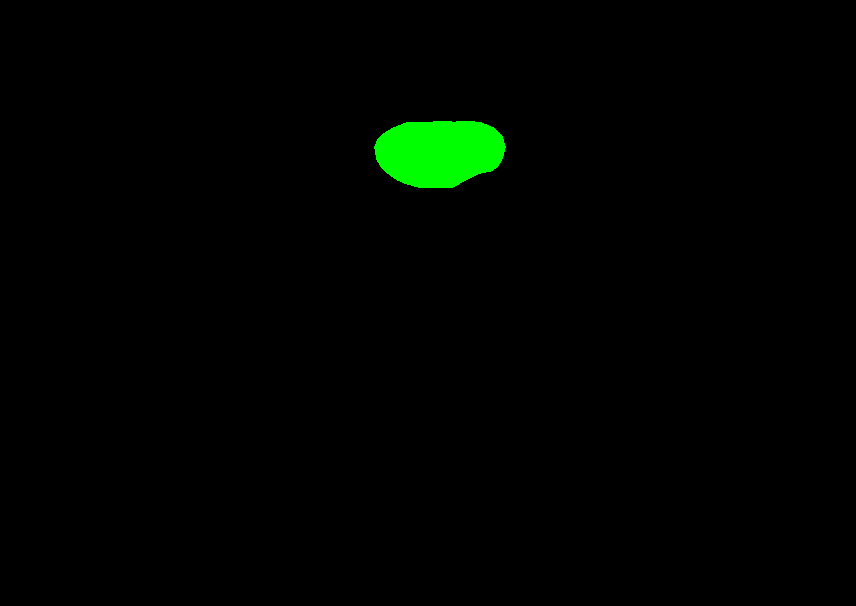
#> input picture privacy_styled_test_gradient_based/benign/mask/styled_benign ALWI_002.png, 856 x 606 px, found by its file name
$ python test_mask_processing.py
#> lines starting #> are read from the running program, lines starting #| are printed output that depends on the picture; after the words box and inside, x2 and y2 are one past the last pixel; in counts of white or black regions, pixels touching at a corner belong together
import os
import cv2
import numpy as np
from PIL import Image

def test_mask_conversion():
    """Test if green vs white masks produce different results after PIL conversion"""

    print('=== TESTING MASK PROCESSING PIPELINE ===')

    # Test with CycleGAN green mask
    cyclegan_mask_path = 'dataset/BioMedicalDataset/BUSI-Combined/benign/masks/style_ALWI_000.png'
    if os.path.exists(cyclegan_mask_path):
        print('🟢 Testing GREEN mask (CycleGAN):')

        # Load as PIL and convert to grayscale (like dataset does)
        mask_pil = Image.open(cyclegan_mask_path).convert('L')
        mask_array = np.array(mask_pil)

        print(f'   Original RGB: (0,255,0) for tumor, (0,0,0) for background')
        print(f'   After convert("L"): unique values = {np.unique(mask_array)}')
        print(f'   Shape: {mask_array.shape}')
        print(f'   After >=0.5 threshold: {np.unique((mask_array >= 127.5).astype(int))}')
        print()

    # Test with CCST white mask
    ccst_mask_path = 'dataset/BioMedicalDataset/BUS-UCLM-Privacy-Styled/benign/mask/styled_benign ALWI_002.png'
    if os.path.exists(ccst_mask_path):
        print('⚪ Testing WHITE mask (CCST):')

        # Load as PIL and convert to grayscale (like dataset does)
        mask_pil = Image.open(ccst_mask_path).convert('L')
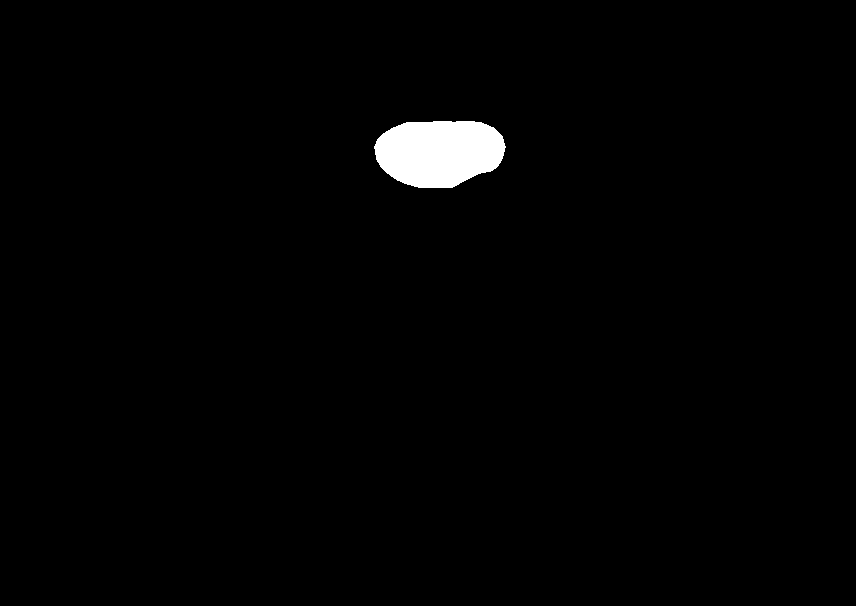
#> mask_pil: PIL image 856x606 L; values 0 (black) and 150 (white), 1.4% white; 1 white region, box (x1, y1, x2, y2) and area: (374, 121, 506, 188) 7056
        mask_array = np.array(mask_pil)

        print(f'   Original RGB: (255,255,255) for tumor, (0,0,0) for background')
        print(f'   After convert("L"): unique values = {np.unique(mask_array)}')
#|    After convert("L"): unique values = [  0 150]
        print(f'   Shape: {mask_array.shape}')
#|    Shape: (606, 856)
        print(f'   After >=0.5 threshold: {np.unique((mask_array >= 127.5).astype(int))}')
#|    After >=0.5 threshold: [0 1]
        print()

    # Test conversion manually
    print('🧪 Manual conversion test:')

    # Create green mask (0,255,0)
    green_mask = np.zeros((100, 100, 3), dtype=np.uint8)
    green_mask[30:70, 30:70, 1] = 255  # Green tumor region

    # Create white mask (255,255,255)
    white_mask = np.zeros((100, 100, 3), dtype=np.uint8)
    white_mask[30:70, 30:70, :] = 255  # White tumor region

    # Convert both to grayscale
    green_pil = Image.fromarray(green_mask).convert('L')
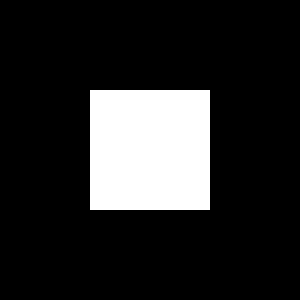
#> green_pil: PIL image 100x100 L (shown 3 times larger); values 0 (black) and 150 (white), 16% white; 1 white region, box (x1, y1, x2, y2) and area: (30, 30, 70, 70) 1600
    white_pil = Image.fromarray(white_mask).convert('L')

    green_gray = np.array(green_pil)
    white_gray = np.array(white_pil)

    print(f'   Green (0,255,0) → convert("L") → unique: {np.unique(green_gray)}')
#|    Green (0,255,0) → convert("L") → unique: [  0 150]
    print(f'   White (255,255,255) → convert("L") → unique: {np.unique(white_gray)}')
#|    White (255,255,255) → convert("L") → unique: [  0 255]

    # Check if they produce same binary mask
    green_binary = (green_gray >= 127.5).astype(int)
    white_binary = (white_gray >= 127.5).astype(int)

    print(f'   Green binary: {np.unique(green_binary)}')
#|    Green binary: [0 1]
    print(f'   White binary: {np.unique(white_binary)}')
#|    White binary: [0 1]
    print(f'   Are they identical? {np.array_equal(green_binary, white_binary)}')
#|    Are they identical? True

    return np.array_equal(green_binary, white_binary)

if __name__ == "__main__":
    identical = test_mask_conversion()
#> identical = True

    print()
    print('=== CONCLUSION ===')
    if identical:
        print('✅ GREEN and WHITE masks produce IDENTICAL binary results!')
        print('   The color difference should NOT affect training.')
        print('   The performance issue is likely from style transfer quality.')
    else:
        print('❌ GREEN and WHITE masks produce DIFFERENT binary results!')
        print('   This could explain the performance degradation.')
        print('   We need to match the CycleGAN green mask approach.')

$ run again, with privacy_styled_test_gradient_based/benign/mask/styled_benign PLBA_018.png copied over privacy_styled_test_gradient_based/benign/mask/styled_benign ALWI_002.png
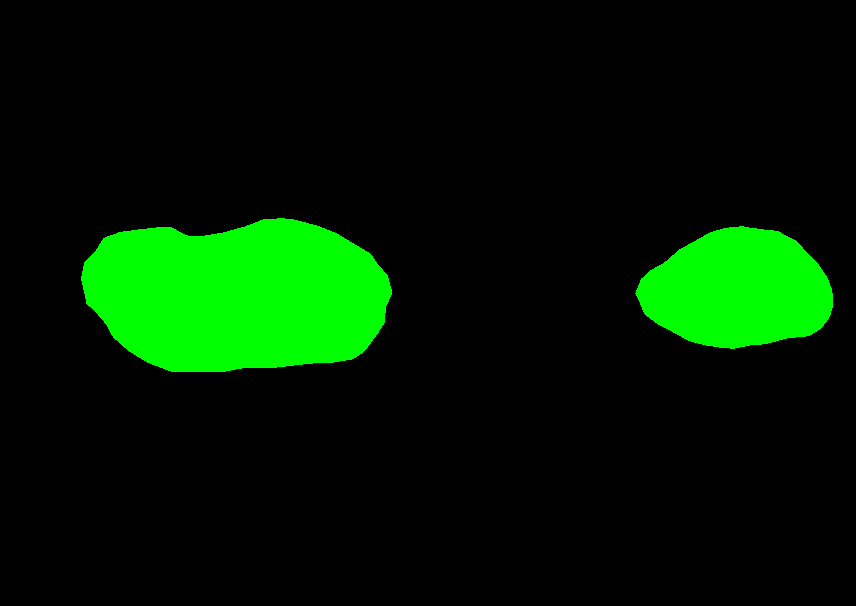
#> input picture privacy_styled_test_gradient_based/benign/mask/styled_benign PLBA_018.png, 856 x 606 px, found by its file name
#> in test_mask_conversion, `mask_pil = Image.open(ccst_mask_path).convert('L')`:
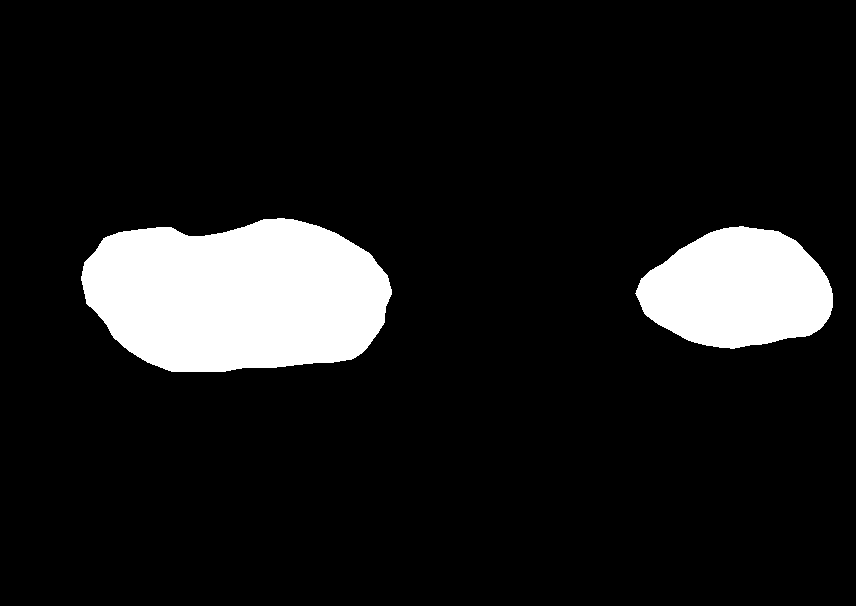
#> mask_pil: PIL image 856x606 L; values 0 (black) and 150 (white), 10.7% white; 2 white regions, box (x1, y1, x2, y2) and area: (81, 218, 392, 372) 37877, (635, 226, 833, 349) 17829
#|    After convert("L"): unique values = [  0 150]
#|    Shape: (606, 856)
#|    After >=0.5 threshold: [0 1]
#> green_pil: PIL image 100x100 L; values 0 (black) and 150 (white), 16% white; 1 white region, box (x1, y1, x2, y2) and area: (30, 30, 70, 70) 1600
#|    Green (0,255,0) → convert("L") → unique: [  0 150]
#|    White (255,255,255) → convert("L") → unique: [  0 255]
#|    Green binary: [0 1]
#|    White binary: [0 1]
#|    Are they identical? True
#> identical = True

$ run again, with privacy_styled_test_gradient_based/benign/mask/styled_benign SHST_011.png copied over privacy_styled_test_gradient_based/benign/mask/styled_benign ALWI_002.png
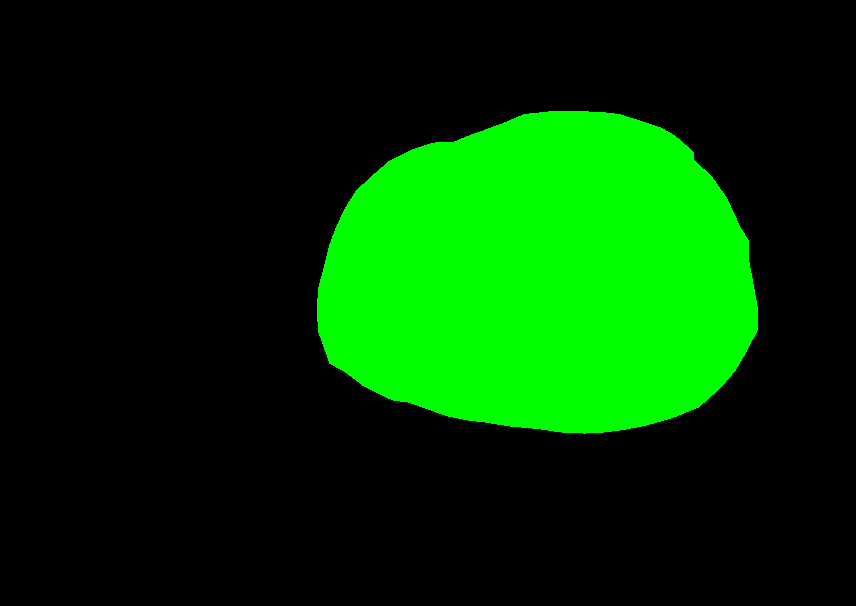
#> input picture privacy_styled_test_gradient_based/benign/mask/styled_benign SHST_011.png, 856 x 606 px, found by its file name
#> in test_mask_conversion, `mask_pil = Image.open(ccst_mask_path).convert('L')`:
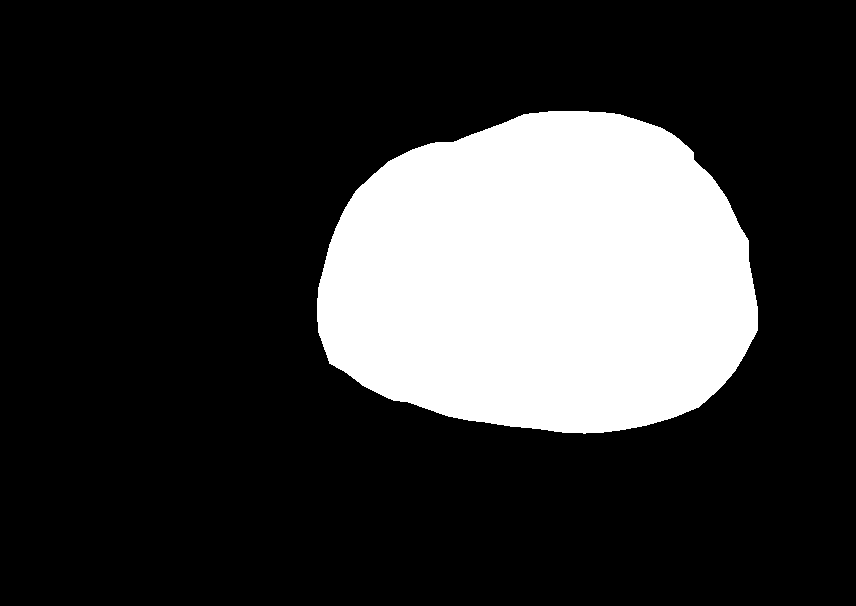
#> mask_pil: PIL image 856x606 L; values 0 (black) and 150 (white), 21.8% white; 1 white region, box (x1, y1, x2, y2) and area: (317, 111, 758, 434) 113080
#|    After convert("L"): unique values = [  0 150]
#|    Shape: (606, 856)
#|    After >=0.5 threshold: [0 1]
#> green_pil: PIL image 100x100 L; values 0 (black) and 150 (white), 16% white; 1 white region, box (x1, y1, x2, y2) and area: (30, 30, 70, 70) 1600
#|    Green (0,255,0) → convert("L") → unique: [  0 150]
#|    White (255,255,255) → convert("L") → unique: [  0 255]
#|    Green binary: [0 1]
#|    White binary: [0 1]
#|    Are they identical? True
#> identical = True
